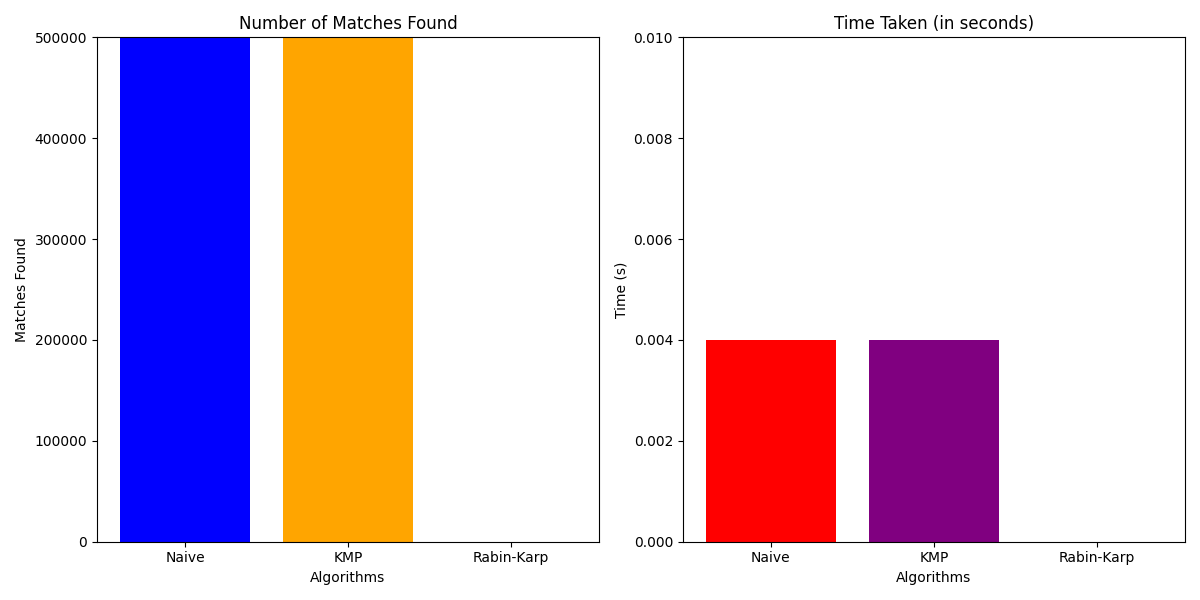

Python code for this plot:
import matplotlib.pyplot as plt

# Sample data from your output
algorithms = ['Naive', 'KMP', 'Rabin-Karp']
matches_found = [499998, 499998, 1]
time_taken = [0.004, 0.004, 0.000]  # Time in seconds

# Create a bar chart for matches found
plt.figure(figsize=(12, 6))

# Create a bar for matches found
plt.subplot(1, 2, 1)
plt.bar(algorithms, matches_found, color=['blue', 'orange', 'green'])
plt.title('Number of Matches Found')
plt.xlabel('Algorithms')
plt.ylabel('Matches Found')
plt.ylim(0, 500000)  # Set y-axis limit for better visualization

# Create a bar for time taken
plt.subplot(1, 2, 2)
plt.bar(algorithms, time_taken, color=['red', 'purple', 'cyan'])
plt.title('Time Taken (in seconds)')
plt.xlabel('Algorithms')
plt.ylabel('Time (s)')
plt.ylim(0, 0.01)  # Set y-axis limit for better visualization

# Show the plot
plt.tight_layout()
plt.show()
